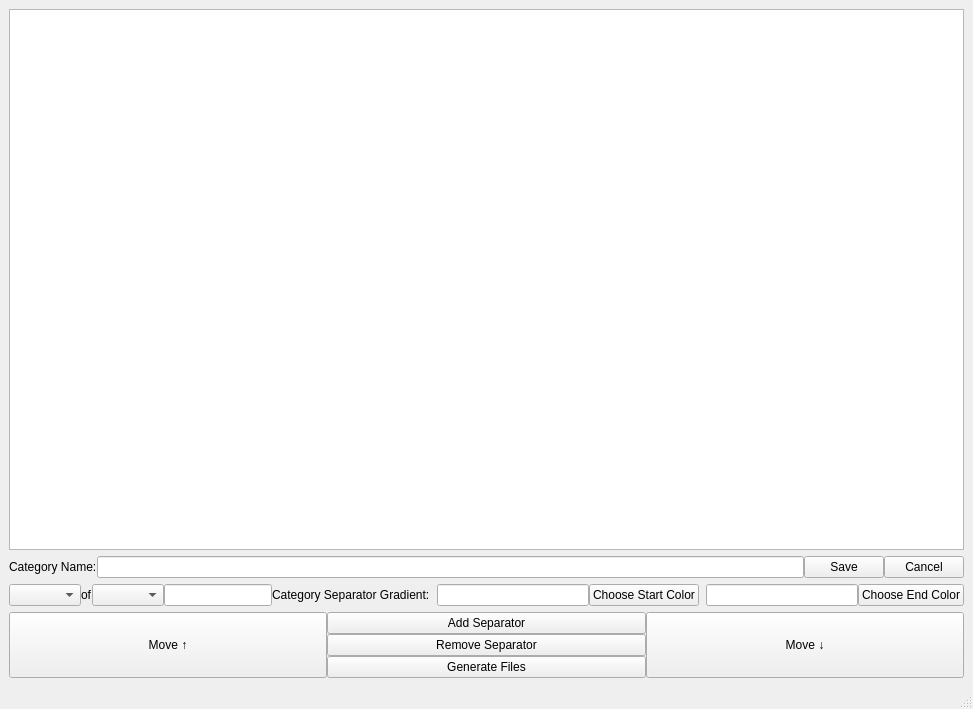
<?xml version="1.0" encoding="UTF-8"?>
<ui version="4.0">
 <class>MainWindow</class>
 <widget class="QMainWindow" name="MainWindow">
  <property name="geometry">
   <rect>
    <x>0</x>
    <y>0</y>
    <width>973</width>
    <height>709</height>
   </rect>
  </property>
  <property name="windowTitle">
   <string>MO2 Separator Generator (Qt)</string>
  </property>
  <widget class="QWidget" name="centralwidget">
   <layout class="QVBoxLayout" name="verticalLayout">
    <item>
     <widget class="QTreeView" name="treeView">
      <property name="enabled">
       <bool>true</bool>
      </property>
      <property name="sizePolicy">
       <sizepolicy hsizetype="Expanding" vsizetype="Expanding">
        <horstretch>0</horstretch>
        <verstretch>0</verstretch>
       </sizepolicy>
      </property>
     </widget>
    </item>
    <item>
     <widget class="QWidget" name="editPanel" native="true">
      <layout class="QHBoxLayout" name="editPanelLayout">
       <property name="spacing">
        <number>0</number>
       </property>
       <property name="leftMargin">
        <number>0</number>
       </property>
       <property name="topMargin">
        <number>0</number>
       </property>
       <property name="rightMargin">
        <number>0</number>
       </property>
       <property name="bottomMargin">
        <number>0</number>
       </property>
       <item>
        <widget class="QLabel" name="editNameLabel">
         <property name="text">
          <string>Category Name:</string>
         </property>
        </widget>
       </item>
       <item>
        <widget class="QLineEdit" name="editNameEdit"/>
       </item>
       <item>
        <widget class="QPushButton" name="editSaveBtn">
         <property name="text">
          <string>Save</string>
         </property>
        </widget>
       </item>
       <item>
        <widget class="QPushButton" name="editCancelBtn">
         <property name="text">
          <string>Cancel</string>
         </property>
        </widget>
       </item>
      </layout>
     </widget>
    </item>
    <item>
     <layout class="QHBoxLayout" name="colorBar">
      <property name="spacing">
       <number>0</number>
      </property>
      <item>
       <layout class="QHBoxLayout" name="inputBar">
        <item>
         <widget class="QComboBox" name="typeCombo"/>
        </item>
        <item>
         <widget class="QLabel" name="ofLabel">
          <property name="text">
           <string>of</string>
          </property>
         </widget>
        </item>
        <item>
         <widget class="QComboBox" name="catCombo"/>
        </item>
        <item>
         <widget class="QLineEdit" name="nameEdit"/>
        </item>
       </layout>
      </item>
      <item>
       <widget class="QLabel" name="gradientLabel">
        <property name="text">
         <string>Category Separator Gradient:</string>
        </property>
       </widget>
      </item>
      <item>
       <widget class="QLabel" name="startColorLabel"/>
      </item>
      <item>
       <widget class="QLineEdit" name="startColorEdit"/>
      </item>
      <item>
       <widget class="QPushButton" name="startColorBtn">
        <property name="text">
         <string>Choose Start Color</string>
        </property>
       </widget>
      </item>
      <item>
       <widget class="QLabel" name="endColorLabel"/>
      </item>
      <item>
       <widget class="QLineEdit" name="endColorEdit"/>
      </item>
      <item>
       <widget class="QPushButton" name="endColorBtn">
        <property name="text">
         <string>Choose End Color</string>
        </property>
       </widget>
      </item>
     </layout>
    </item>
    <item>
     <layout class="QGridLayout" name="gridLayout">
      <property name="spacing">
       <number>0</number>
      </property>
      <item row="1" column="1">
       <widget class="QPushButton" name="removeBtn">
        <property name="sizePolicy">
         <sizepolicy hsizetype="Minimum" vsizetype="Preferred">
          <horstretch>0</horstretch>
          <verstretch>0</verstretch>
         </sizepolicy>
        </property>
        <property name="text">
         <string>Remove Separator</string>
        </property>
       </widget>
      </item>
      <item row="0" column="1">
       <widget class="QPushButton" name="addBtn">
        <property name="sizePolicy">
         <sizepolicy hsizetype="Preferred" vsizetype="Preferred">
          <horstretch>0</horstretch>
          <verstretch>0</verstretch>
         </sizepolicy>
        </property>
        <property name="text">
         <string>Add Separator</string>
        </property>
       </widget>
      </item>
      <item row="2" column="1">
       <widget class="QPushButton" name="genBtn">
        <property name="sizePolicy">
         <sizepolicy hsizetype="Minimum" vsizetype="Preferred">
          <horstretch>0</horstretch>
          <verstretch>0</verstretch>
         </sizepolicy>
        </property>
        <property name="text">
         <string>Generate Files</string>
        </property>
       </widget>
      </item>
      <item row="0" column="0" rowspan="3">
       <widget class="QPushButton" name="moveUpBtn">
        <property name="sizePolicy">
         <sizepolicy hsizetype="Minimum" vsizetype="Preferred">
          <horstretch>0</horstretch>
          <verstretch>0</verstretch>
         </sizepolicy>
        </property>
        <property name="text">
         <string>Move ↑</string>
        </property>
       </widget>
      </item>
      <item row="0" column="2" rowspan="3">
       <widget class="QPushButton" name="moveDownBtn">
        <property name="sizePolicy">
         <sizepolicy hsizetype="Minimum" vsizetype="Preferred">
          <horstretch>0</horstretch>
          <verstretch>0</verstretch>
         </sizepolicy>
        </property>
        <property name="text">
         <string>Move ↓</string>
        </property>
       </widget>
      </item>
     </layout>
    </item>
   </layout>
  </widget>
  <widget class="QMenuBar" name="menubar">
   <property name="geometry">
    <rect>
     <x>0</x>
     <y>0</y>
     <width>973</width>
     <height>33</height>
    </rect>
   </property>
  </widget>
  <widget class="QStatusBar" name="statusbar"/>
 </widget>
 <resources/>
 <connections/>
</ui>
